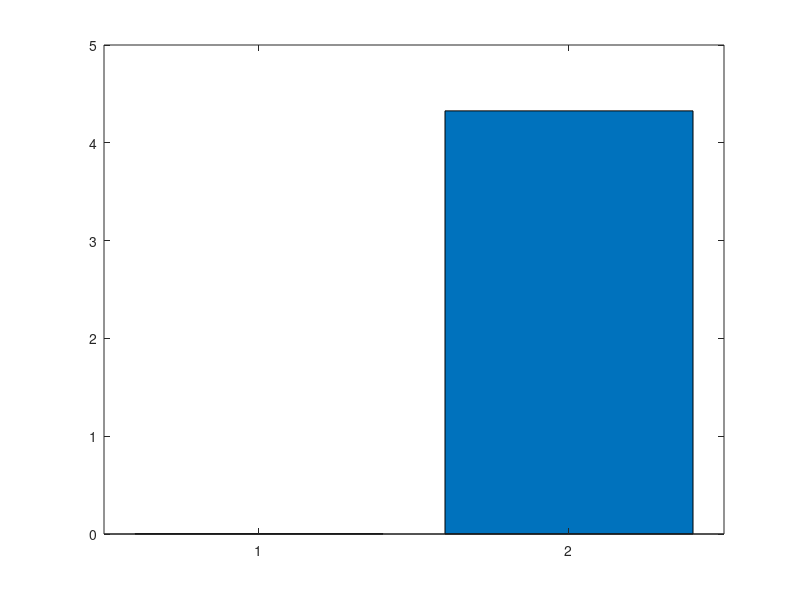

The MATLAB source for this figure:
tamanho_M = 1000;
M = randi(100, tamanho_M);

maior_elemento = max(max(M));

menor_elemento = min(min(M));

diferenca = maior_elemento - menor_elemento;

tic;
QUOCIENTE_VETORIAL = M / diferenca;
tempo_vetorial = toc;

disp("tempo_vetorial");
disp(tempo_vetorial);

#disp("QUOCIENTE_VETORIAL");
#disp(QUOCIENTE_VETORIAL);

QUOCIENTE_NAO_VETORIAL = zeros(tamanho_M);

tic;
for i = 1:tamanho_M
    for j = 1:tamanho_M
        QUOCIENTE_NAO_VETORIAL(i,j) = M(i,j) / diferenca;
    endfor
endfor
tempo_nao_vetorial = toc;

disp("tempo_nao_vetorial");
disp(tempo_nao_vetorial);

#disp("QUOCIENTE_NAO_VETORIAL");
#disp(QUOCIENTE_NAO_VETORIAL);

bar([tempo_vetorial, tempo_nao_vetorial]);

